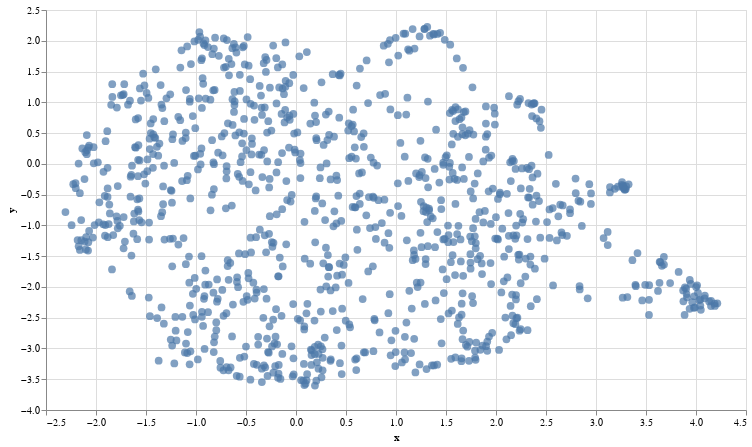

The notebook cell this image was saved under:
### Markdown cell above
## 4. Visualizing the archive
Finally, let's plot out all the questions onto a 2D chart so you're able to visualize the semantic similarities of this dataset!

### Code cell
#@title Plot the archive {display-mode: "form"}

# UMAP reduces the dimensions from 1024 to 2 dimensions that we can plot
reducer = umap.UMAP(n_neighbors=20) 
umap_embeds = reducer.fit_transform(embeds)
# Prepare the data to plot and interactive visualization
# using Altair
df_explore = pd.DataFrame(data={'text': df['text']})
df_explore['x'] = umap_embeds[:,0]
df_explore['y'] = umap_embeds[:,1]

# Plot
chart = alt.Chart(df_explore).mark_circle(size=60).encode(
    x=#'x',
    alt.X('x',
        scale=alt.Scale(zero=False)
    ),
    y=
    alt.Y('y',
        scale=alt.Scale(zero=False)
    ),
    tooltip=['text']
).properties(
    width=700,
    height=400
)
chart.interactive()

### Figure 1 — Vega-Lite specification as saved in the notebook (floating-point values rounded to 4 significant figures; data arrays with more than 128 entries replaced by an {"elided": "..."} marker saying what was removed)
{"config": {"view": {"continuousWidth": 400, "continuousHeight": 300}}, "data": {"name": "data-a2a0ef7a213b547bc076e7bfa442cda6"}, "mark": {"type": "circle", "size": 60}, "encoding": {"tooltip": [{"type": "nominal", "field": "text"}], "x": {"type": "quantitative", "field": "x", "scale": {"zero": false}}, "y": {"type": "quantitative", "field": "y", "scale": {"zero": false}}}, "height": 400, "selection": {"selector001": {"type": "interval", "bind": "scales", "encodings": ["x", "y"]}}, "width": 700, "$schema": "https://vega.github.io/schema/vega-lite/v4.8.1.json", "datasets": {"data-a2a0ef7a213b547bc076e7bfa442cda6": {"elided": "1000 records"}}}
